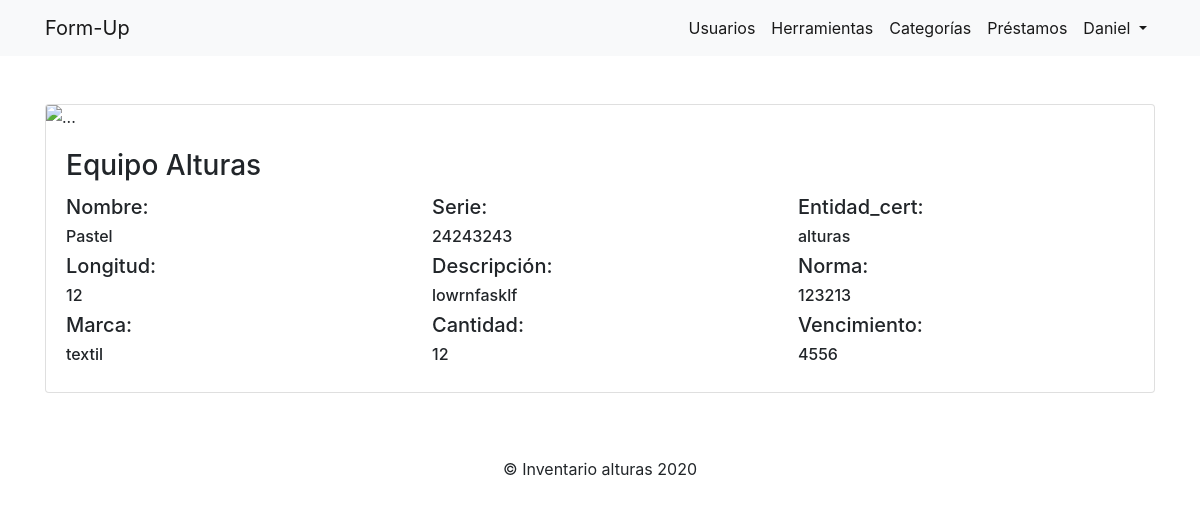
The page /index.php?controller=tools&action=detail&id=1 (signed in) on the database its author committed.
### tables this page shows
CREATE TABLE `herramientas` (
  `id` int(11) NOT NULL,
  `nombre` varchar(200) NOT NULL,
  `marca` varchar(200) NOT NULL,
  `longitud` int(11) NOT NULL,
  `serie` int(11) NOT NULL,
  `descripcion` varchar(250) NOT NULL,
  `cantidad` int(11) NOT NULL,
  `foto` varchar(255) DEFAULT NULL,
  `entidad_cert` varchar(255) DEFAULT NULL,
  `fecha_fbc` text DEFAULT NULL,
  `norma_cert` text DEFAULT NULL,
  `vencimiento` text DEFAULT NULL
);

### controllers/ToolsController.php (called while the page is built, shortened)
<?php
class ToolsController extends BaseController{
    public function detail()
    {
        $id = isset($_GET['id'])?$_GET['id']:'';
        $herramienta_obj = new Tool($id,null,null,null,null,null,null,null,null,null,null,null);
        $herramienta = $herramienta_obj->find();
        require_once 'views/dashboard/tools/detail.php';
    }
}

### core/Connection.php (called while the page is built, shortened)
<?php
abstract class Connection
{
    public function __construct()
    {
        try
        {
            $this->dbConnection = new PDO(DB_DRIVER . ':host=' . DB_HOST . ';dbname=' . DB_NAME, DB_USER, DB_PASS);
        } catch (PDOException $ex) {
            echo $ex->getMessage();
            die();
        }
    }
}
?>

### models/Tool.php (called while the page is built, shortened)
<?php
 class Tool extends BaseModel
 {
    private $id;
    private $nombre;
    private $marca;
    private $longitud;
    private $serie;
    private $descripcion;
    private $cantidad;
    private $entidad_cert;
    private $norma_cert;
    private $vencimiento;
    public function __construct($id=null,$nombre=null,$marca=null,$longitud=null,$serie=null,$descripcion=null,$cantidad=null,$foto=null,$entidad_cert=null,$fecha_fab=null,$norma_cert=null,$vencimiento=null)
    {
        $this->id=$id;
        $this->nombre=$nombre;
        $this->marca=$marca;
        $this->longitud=$longitud;
        $this->serie=$serie;
        $this->descripcion=$descripcion;
        $this->cantidad=$cantidad;
        $this->entidad_cert=$entidad_cert;
        $this->norma_cert=$norma_cert;
        $this->vencimiento=$vencimiento;
    }
    public function getId()
    {
        return $this->id;
    }
    public function getNombre()
    {
        return $this->nombre;
    }
    public function getMarca()
    {
        return $this->marca;
    }
    public function getLongitud()
    {
        return $this->longitud;
    }
    public function getSerie()
    {
        return $this->serie;
    }
    public function getDescripcion()
    {
        return $this->descripcion;
    }
    public function getCantidad()
    {
        return $this->cantidad;
    }
    public function getEntidad()
    {
        return $this->entidad_cert;
    }
    public function getNorma()
    {
        return $this->norma_cert;
    }
    public function getVencimiento()
    {
        return $this->vencimiento;
    }
    public function find()
    {
        $sql = $this->dbConnection->prepare("SELECT*FROM herramientas WHERE id=:id");
        $id = $this->getId();
        $sql->bindParam(':id',$id);
        $sql->execute();
        if($row = $sql->fetch(PDO::FETCH_OBJ)){
            $herramienta_obj = new Tool($row->id,$row->nombre,$row->marca,$row->longitud,$row->serie,$row->descripcion,$row->cantidad,$row->foto,$row->entidad_cert,$row->fecha_fbc,$row->norma_cert,$row->vencimiento);
        }else{
            $herramienta_obj = null;
        }
        return $herramienta_obj;
    }
 }

### views/dashboard/tools/detail.php (the view)
<?php include_once 'views/layouts/header.php' ?>
<?php include_once 'views/layouts/navbar.php' ?>
<div class="container my-5">
        <div class="row">
            <div class="col">
                <div class="card mb-3">
                    <img src="https://image.freepik.com/foto-gratis/trabajador-ganchos-arnes-seguridad_61243-481.jpg" class="card-img-top" alt="...">
                        <div class="card-body">
                            <h3 class="card-title">Equipo Alturas</h3>
                            <div class="row">
                                <div class="col-sm">
                                    <h5>Nombre:</h5>
                                    <h6><?php echo $herramienta->getNombre()?></h6>
                                    <h5>Longitud:</h5>
                                    <h6><?php echo $herramienta->getLongitud()?></h6>
                                    <h5>Marca:</h5>
                                    <h6><?php echo $herramienta->getMarca()?></h6>
                                </div>
                                <div class="col-sm">
                                    <h5>Serie:</h5>
                                    <h6><?php echo $herramienta->getSerie()?></h6>
                                    <h5>Descripción:</h5>
                                    <h6><?php echo $herramienta->getDescripcion()?></h6>
                                    <h5>Cantidad:</h5>
                                    <h6><?php echo $herramienta->getCantidad()?></h6>
                                </div>
                                <div class="col-sm">
                                    <h5>Entidad_cert:</h5>
                                    <h6><?php echo $herramienta->getEntidad()?></h6>
                                    <h5>Norma:</h5>
                                    <h6><?php echo $herramienta->getNorma()?></h6>
                                    <h5>Vencimiento:</h5>
                                    <h6><?php echo $herramienta->getVencimiento()?></h6>
                                </div>
                            </div>
                        </div>
                </div>
            </div>
        </div>
</div>
<?php include_once 'views/layouts/footer.php' ?>

### rows shown on the page
herramientas: nombre "Pastel", longitud "12", marca "textil", serie "24243243", descripcion "lowrnfasklf", cantidad "12", entidad_cert "alturas", norma_cert "123213", vencimiento "4556"

### other values the page prints
$_SESSION['username'] "Daniel"
